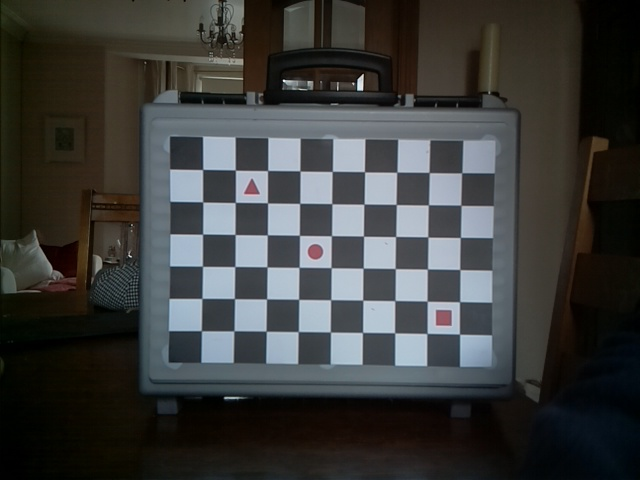
//> input picture Repository-OWL_cv3/Data/CalBad/left0.jpg, 640 x 480 px, given in place of video.mjpeg, which was not available
$ ./salience   (built with g++ and OpenCV 4)
//> lines starting //> are read from the running program, lines starting //| are printed output that depends on the picture; after the words box and inside, x2 and y2 are one past the last pixel; in counts of white or black regions, pixels touching at a corner belong together; pictures that were not available may be replaced by others from this repository, and a replacement may not be noted
### Repository-OWL_cv3/Sources/Owl-Salience/owl-cv.h
#ifndef OWLCV_H
#define OWLCV_H

#endif // OWLCV_H

/* Phil Culverhouse
 *
 * Vision Processing for OWL camera system
 *  Currently provides Normalised Cross Correlation for template match
 *  uses opencv, assumes 3.1 or similar
 *  uses the Right eye for template source.
 * (c) Plymouth University, 2016
 */
#include <iostream>
#include <opencv2/core/core.hpp>
#include <opencv2/highgui/highgui.hpp>
#include <opencv2/imgproc/imgproc.hpp>


using namespace std;
using namespace cv;

struct OwlCorrel {
    Point Match;
    Mat Result;

};

Mat OWLtempl; // used in correlation
Rect target = Rect(320-32, 240-32, 64, 64); // target is at the centre of the camera FOV
                             // drawn over whatever is in the centre of the FOV, to act as a template
//Mat Left
//, Rect target
// [36 lines left out: function Owl_matchTemplate, not called in this run]

### Repository-OWL_cv3/Sources/OWL-1_r1/owl-comms.h
#ifndef OWLCOMMS_H
#define OWLCOMMS_H

#endif // OWLCOMMS_H

// TCP socket communications
/*
 * Phil CULverhouse Oct 2016 (c) Plymouth UNiversity
 *
 * this version uses an IP sockets python script on the Owl (server) to control the
 * servos using a 24 byte long packet.
 * [Ry Rx Ly Lx Neck] each in the range 1000 to 2000 (see below for crude calibration)
 * without video streaming this can run flat out at 10 owl command per half second
 * this includes sending the position string, the server range checks the PWM
 * to ensure no over driving of thme servos, and
 * receiving a 2 byte 'OK' packet from the server and closing the connection
 * with video streaming operating as well, this drops to 1.5 seconds per command
 *
 * http://blog.pusheax.com/2013/07/windows-api-winsock-create-your-first.html for winsock2 example
 * as linux and win32 have different IP socket calling structures
 */
#ifdef _WIN32
# include <winsock2.h>
# include <windows.h>
#else
#include <sys/socket.h>
#include <netinet/in.h>
#include <netdb.h>
#include <arpa/inet.h>
#define MSG_NOSIGNAL 0x80 // PFC March 2017 -- see https://lists.apple.com/archives/macnetworkprog/2002/Dec/msg00091.html
#ifndef SOCKET
typedef int SOCKET; // PFC mar 2017 WIN32 has it defined, linux not
#endif

#endif

#include <iostream> // for standard I/O
#include <string>   // for strings

#define SERVER_PORT htons(PORT) // set to be same as the Owl Pi server

using namespace std;

static int clientSock;

#ifdef _WIN32
SOCKET OwlCommsInit (int PORT, string PiADDR ){
    WSAData version;        //We need to check the version.
    WORD mkword=MAKEWORD(2,2);
    int what=WSAStartup(mkword,&version);
    if(what!=0){
        std::cout<<"This version is not supported! - \n"<<WSAGetLastError()<<std::endl;
    }
    else{
        std::cout<<"Good - Everything fine!\n"<<std::endl;
    }

    SOCKET u_sock=socket(AF_INET,SOCK_STREAM,IPPROTO_TCP);
    if(u_sock==INVALID_SOCKET)
        std::cout<<"Creating socket fail\n";

    else
        std::cout<<"It was okay to create the socket\n";
    //Socket address information
    sockaddr_in addr;
    addr.sin_family=AF_INET;
    addr.sin_addr.s_addr=inet_addr(PiADDR.c_str());
    addr.sin_port=htons(PORT); // HAS to match that defined in Pi server

    /*==========Addressing finished==========*/

    //Now we connect
    int conn=connect(u_sock,(SOCKADDR*)&addr,sizeof(addr));
    if(conn==SOCKET_ERROR){
        std::cout<<"Error - when connecting "<<WSAGetLastError()<<std::endl;
        closesocket(u_sock);
        WSACleanup();
    }
    return (u_sock); //PFC Mar 2017 moved from below
}
#else
int OwlCommsInit (int PORT, string PiADDR ){
    clientSock=socket(AF_INET,SOCK_STREAM, 0);
    sockaddr_in serverAddress;
    serverAddress.sin_family=AF_INET;
    serverAddress.sin_port=SERVER_PORT;
    serverAddress.sin_addr.s_addr=inet_addr(PiADDR.c_str());

    connect(clientSock, (struct sockaddr*)&serverAddress, sizeof(struct sockaddr));
    return(clientSock); //PFC added Mar 2017
}
#endif

#ifdef _WIN32
string OwlSendPacket (SOCKET u_sock, string CMD){
    char receivedCHARS[3] = {0,0,0}; // send 'ok' back

    int smsg=send(u_sock,CMD.c_str(),strlen(CMD.c_str()),0);
    if(smsg==SOCKET_ERROR){
        std::cout<<"Error: "<<WSAGetLastError()<<std::endl;
        WSACleanup();
    }
    int N=recv(u_sock,receivedCHARS,2,0);
    if(N==SOCKET_ERROR){
        std::cout<<"Error in Receiving: "<<WSAGetLastError()<<std::endl;
    }
    std::cout<<"OK:" << N <<std::endl;
    return ("OK:" );
}
#else
string OwlSendPacket (int clientSock, string CMD){
    char receivedCHARS[3] = {0,0,0}; // send 'ok' back
    send(clientSock, CMD.c_str(), 24, MSG_NOSIGNAL); // make a broken pipe error rather than crash added MSG_NOSIGNAL PFC March 2017
    int N = recv(clientSock, &receivedCHARS, 2, 0);
    //cout << "Server received:  " << receivedCHARS << " N:" << N << endl;
    return ("OK:" );
}
#endif

### Repository-OWL_cv3/Sources/Owl-Salience/salience.cpp
// owl.cpp : Defines the entry point for the console application.
/* Phil Culverhouse, James Rogers Oct 2016 (c) Plymouth University
 *
 * Uses IP sockets to communicate to the owl robot (see owl-comms.h)
 * Uses OpenCV to perform normalised cross correlation to find a match to a template
 * (see owl-cv.h).
 * PWM definitions for the owl servos are held in owl-pwm.h
 * includes bounds check definitions
 * requires setting for specific robot
 *
 * This demonstration programs does the following:
 * Implements a version of Itti & Kochs saliency model of saccadic stereo vision
 * 1. camera calibration is read from previous calibration data
 * 2. Main Loop - get stereo pair from camera stream
 * 3.   - correct for distorations using REMAP()
 * 4.   -
 *
 * First start communcations on Pi by running './OWLsocket'
 * Then run this program. The Pi server prints out [Rx Ry Lx Ly] pwm values and loops
 *
 *
 */

#define PI 3.14159265

#include <iostream>
#include <fstream>
#include <math.h>
#include <string>

#include <sys/types.h>
#ifndef _WIN32
#include <unistd.h>
#endif
#include "owl-pwm.h"
#include "owl-comms.h"
#include "owl-cv.h"

#include "opencv2/calib3d.hpp"


#include <iostream> // for standard I/O
#include <string>   // for strings


#define PX2DEG  0.0911
#define DEG2PWM 10.98
#define IPD 67

#define IMAGE_WIDTH 640
#define IMAGE_HEIGHT 480
#define KPX 0.25 // track rate X
#define KPY 0.25// track rate Y


#define xOffset  -0.3815
#define yOffset -54.6682
#define xScale   26.4842
#define yScale   91.4178

using namespace std;
using namespace cv;

// PFC/JR messy decls, but works under openCV 3.4
string ServoAbs(double DEGRx, double DEGRy, double DEGLx, double DEGLy, double DEGNeck);
string ServoRel(double DEGRx, double DEGRy, double DEGLx, double DEGLy, double DEGNeck);
string TrackCorrelTarget(OwlCorrel OWL);
int OwlCalCapture(cv::VideoCapture &cap, string Folder);


//void ServoAbs(float DEGRx,float DEGRy,float DEGLx,float DEGLy,float DEGNeck);
//void ServoRel(float DEGRx,float DEGRy,float DEGLx,float DEGLy,float DEGNeck);
Mat DoGFilter(Mat src, int k, int g);
Mat SobelFilter(Mat src, int scale, int delta);
Mat CannyFilter(Mat greySrc);
Mat ColourFilter(Mat colourSrc);

static string PiADDR = "10.0.0.10";
static int PORT = 12345;
static SOCKET u_sock = OwlCommsInit(PORT, PiADDR);
static ostringstream CMDstream; // string packet
static string CMD;


//Default feature map weights
static int ColourWeight = 60; //Saturation and Brightness
static int DoGHighWeight = 10; //Groups of edges in a small area
static int DoGLowWeight = 30; //DoG edge detection
static int SobelWeight = 30; //Sobel edge detection
static int CannyWeight = 30; //Canny edge detection.
static int CannyStrength = 20; //Strength of canny detection, defaults to 20.
static int FamiliarWeight = 5; //Familiarity of the target, how much has the owl focused on this before
static int foveaWeight = 50; //Distance from fovea (center)

double lxDifference = 0;
double lyDifference = 0;

int loopCounter = 0;

//Running the main loop of the application.
bool inLoop = true;

int main(int argc, char *argv[])
{
    //==========================================Initialize Variables=================================
    //Frame Size
    Size imageSize = Size(IMAGE_WIDTH, IMAGE_HEIGHT);

    //Local Feature Map  - implements FOVEA as a bias to the saliency map to central targets, rather than peripheral targets
    // eg. for a primate vision system
    Mat fovea = Mat(IMAGE_HEIGHT, IMAGE_WIDTH, CV_8U, double(0));
    //Make a circle in the center of the fovia mat.
    circle(fovea, Point(IMAGE_WIDTH / 2, IMAGE_HEIGHT / 2), 150, 255, -1);
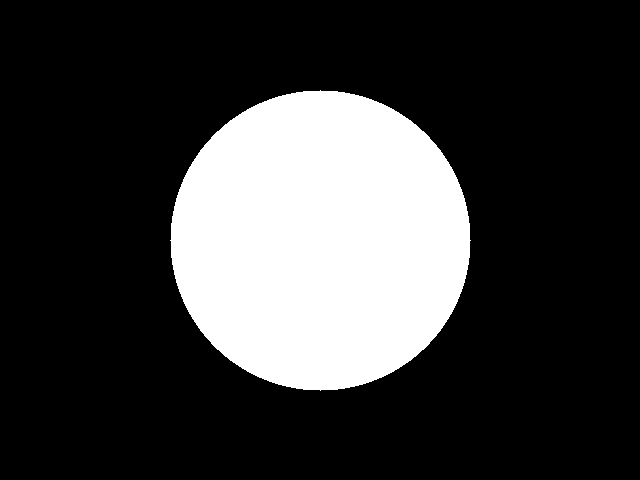
//> fovea: 480 rows x 640 cols, CV_8UC1; 23% white; 1 white region, box (x1, y1, x2, y2) and area: (170, 90, 471, 391) 70681
    cv::blur(fovea, fovea, Size(301,301));
    fovea.convertTo(fovea, CV_32FC1);
    fovea *= foveaWeight;

    //Initilize Mats
    const Mat OWLresult;// correlation result passed back from matchtemplate
    Mat Frame;
    Mat Left, Right, OWLtempl; // images
    Mat PanView = Mat(1600, 2500, CV_8UC3, Scalar(0, 0, 0)); //init as black - ie. no data
    Mat familiar = Mat(1600, 2500, CV_8U, double(255));

    //Video stream source
    string source = "http://10.0.0.10:8080/stream/video.mjpeg"; // was argv[1];           // the source file name

    //Set center neck positions
    Rx = RxC;
    Lx = LxC;
    Ry = RyC;
    Ly = LyC;
    Neck = NeckC;

    //Variable declorations
    double minVal;
    double maxVal;
    Point minLoc;
    Point maxLoc;
    Point minLocTarget;
    Point maxLocTarget;


    //===================================Read left calibration data===================================
    const string LeftCalibrationFile = argc > 1 ? argv[1] : "../../Data/LeftCalibration.xml";
    FileStorage LeftFile(LeftCalibrationFile, FileStorage::READ); // Read the settings
    if (!LeftFile.isOpened())
    {
        cout << "Cannot open LeftCalibration.xml: \"" << LeftCalibrationFile << "\"" << endl;
        return -1;
    }
    Mat cameraMatrixL, distCoeffsL;
    LeftFile["Camera_Matrix"] >> cameraMatrixL;
    LeftFile["Distortion_Coefficients"] >> distCoeffsL;
    LeftFile.release();

    Mat map1L, map2L;
    initUndistortRectifyMap(cameraMatrixL, distCoeffsL, Mat(),
                            cv::getOptimalNewCameraMatrix(cameraMatrixL, distCoeffsL, imageSize, 1, imageSize, nullptr),
                            imageSize, CV_16SC2, map1L, map2L);

    //===================================Read Right calibration data===================================
    const string RightCalibrationFile = argc > 1 ? argv[1] : "../../Data/RightCalibration.xml";
    FileStorage RightFile(RightCalibrationFile, FileStorage::READ); // Read the settings
    if (!RightFile.isOpened())
    {
        cout << "Cannot open RightCalibration.xml: \"" << RightCalibrationFile << "\"" << endl;
        return -1;
    }
    Mat cameraMatrixR, distCoeffsR;
    RightFile["Camera_Matrix"] >> cameraMatrixR;
    RightFile["Distortion_Coefficients"] >> distCoeffsR;
    RightFile.release();

    Mat map1R, map2R;
    initUndistortRectifyMap(cameraMatrixR, distCoeffsR, Mat(),
                            getOptimalNewCameraMatrix(cameraMatrixR, distCoeffsR, imageSize, 1, imageSize, nullptr),
                            imageSize, CV_16SC2, map1R, map2R);

    //========================================Initialize Servos========================================
    CMDstream.str("");
    CMDstream.clear();
    CMDstream << Rx << " " << Ry << " " << Lx << " " << Ly << " " << Neck;
    CMD = CMDstream.str();
    string RxPacket = OwlSendPacket(u_sock, CMD.c_str());

    //========================================Open Video Steam========================================
    VideoCapture cap(source);
    if (!cap.isOpened()){
        cout << "Could not open the input video: " << source << endl;
        return -1;
    }

    while(inLoop)
    {//Main processing loop
        //==========================================Capture Frame============================================
        if (!cap.read(Frame)) {
            cout << "Could not open the input video: " << source << endl;
        }
//> Frame is the input picture: 480 rows x 640 cols, CV_8UC3; mean B, G, R 58.9, 60.3, 59.4


        Mat FrameFlpd;
        cv::flip(Frame, FrameFlpd, 1);     // Note that Left/Right are reversed now
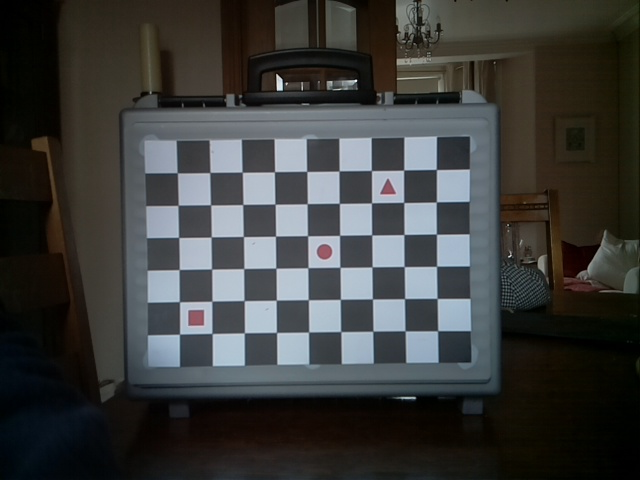
//> FrameFlpd: 480 rows x 640 cols, CV_8UC3; mean B, G, R 58.9, 60.3, 59.4
        // Split into LEFT and RIGHT images from the stereo pair sent as one MJPEG iamge
        Left = FrameFlpd(Rect(0, 0, 640, 480));         // Using a rectangle
        remap(Left, Left, map1L, map2L, INTER_LINEAR);  // Apply camera calibration
//> (the run ends here: the program stops with an error, at `Right = FrameFlpd(Rect(640, 0, 640, 480));`)

$ run again, on Repository-OWL_cv3/Data/CalBad/left10.jpg
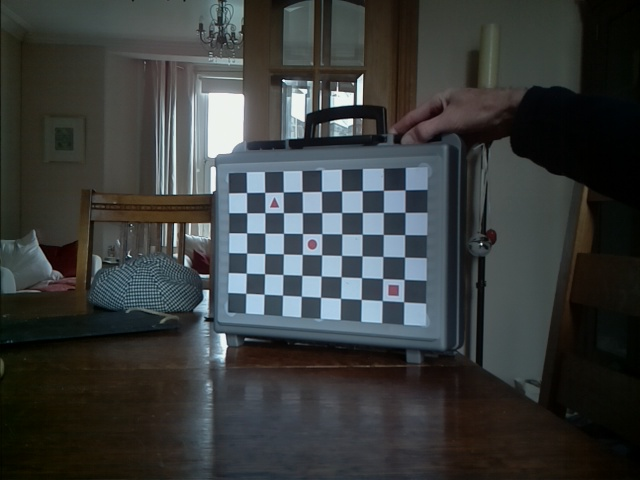
//> input picture Repository-OWL_cv3/Data/CalBad/left10.jpg, 640 x 480 px, given in place of video.mjpeg, which was not available
//> fovea: 480 rows x 640 cols, CV_8UC1; 23% white; 1 white region, box (x1, y1, x2, y2) and area: (170, 90, 471, 391) 70681
//> Frame is the input picture: 480 rows x 640 cols, CV_8UC3; mean B, G, R 59.6, 60.3, 57
//> `cv::flip(Frame, FrameFlpd, 1);`:
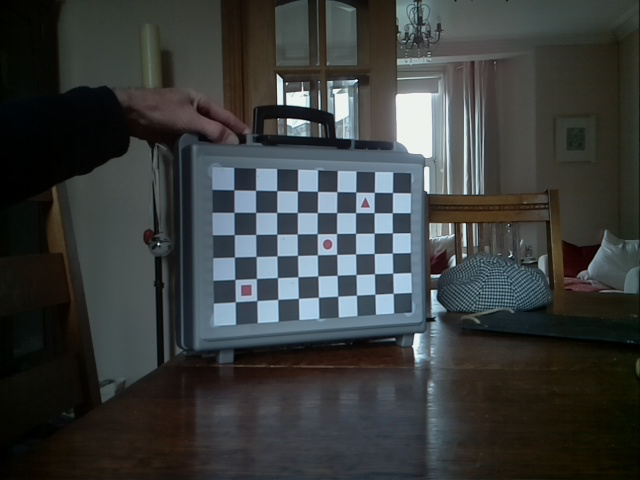
//> FrameFlpd: 480 rows x 640 cols, CV_8UC3; mean B, G, R 59.6, 60.3, 57

$ run again, on Repository-OWL_cv3/Data/CalBad/left11.jpg
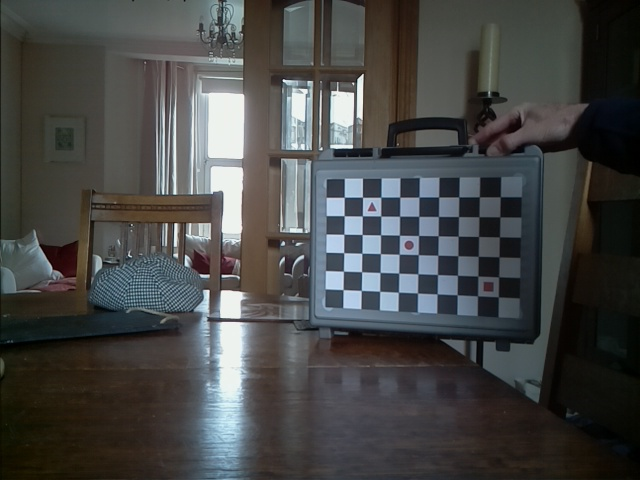
//> input picture Repository-OWL_cv3/Data/CalBad/left11.jpg, 640 x 480 px, given in place of video.mjpeg, which was not available
//> fovea: 480 rows x 640 cols, CV_8UC1; 23% white; 1 white region, box (x1, y1, x2, y2) and area: (170, 90, 471, 391) 70681
//> Frame is the input picture: 480 rows x 640 cols, CV_8UC3; mean B, G, R 70.2, 71.1, 70.1
//> `cv::flip(Frame, FrameFlpd, 1);`:
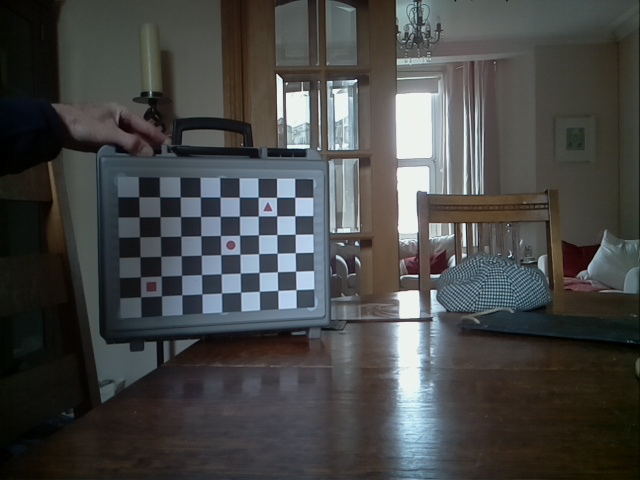
//> FrameFlpd: 480 rows x 640 cols, CV_8UC3; mean B, G, R 70.2, 71.1, 70.1
